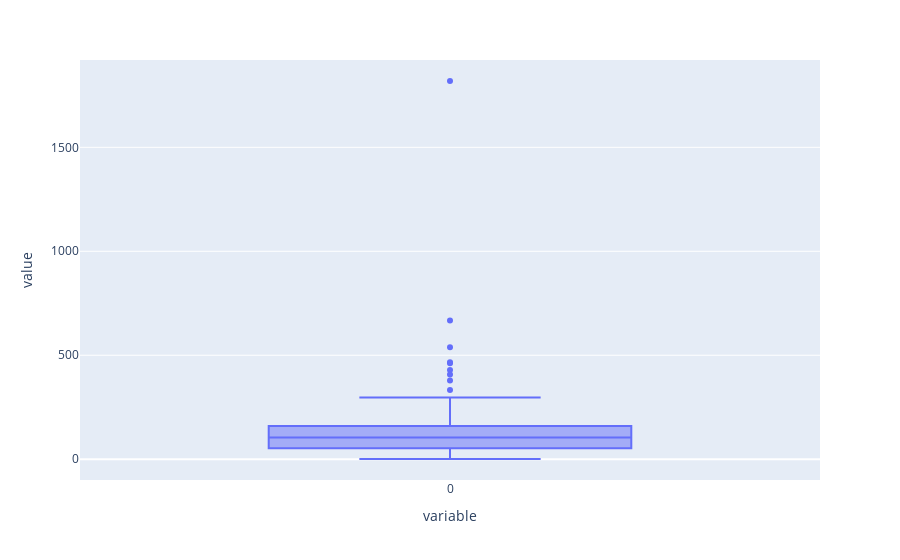

Notebook source saved alongside this figure:
### Code cell
outputs_lengths = [len(x) for x in train_val_df['input_text_y']]

max_length_answer = round(np.quantile(list(set(outputs_lengths)), .75))
print(f'Max length (3rd quantile):{max_length_answer}')

fig_inputs = px.box(list(set(outputs_lengths)))
fig_inputs.show()

### Figure 1 — Plotly figure (JSON) as saved in the notebook; plotly's stock layout.template omitted (floating-point values rounded to 4 significant figures; data arrays with more than 128 entries replaced by an {"elided": "..."} marker saying what was removed)
{"data": [{"alignmentgroup": "True", "hovertemplate": "variable=%{x}<br>value=%{y}<extra></extra>", "legendgroup": "", "marker": {"color": "#636efa"}, "name": "", "notched": false, "offsetgroup": "", "orientation": "v", "showlegend": false, "type": "box", "x": {"elided": "209 str values"}, "x0": " ", "xaxis": "x", "y": {"elided": "209 int values"}, "y0": " ", "yaxis": "y"}], "layout": {"boxmode": "group", "legend": {"tracegroupgap": 0}, "margin": {"t": 60}, "xaxis": {"anchor": "y", "domain": [0, 1], "title": {"text": "variable"}}, "yaxis": {"anchor": "x", "domain": [0, 1], "title": {"text": "value"}}}}
